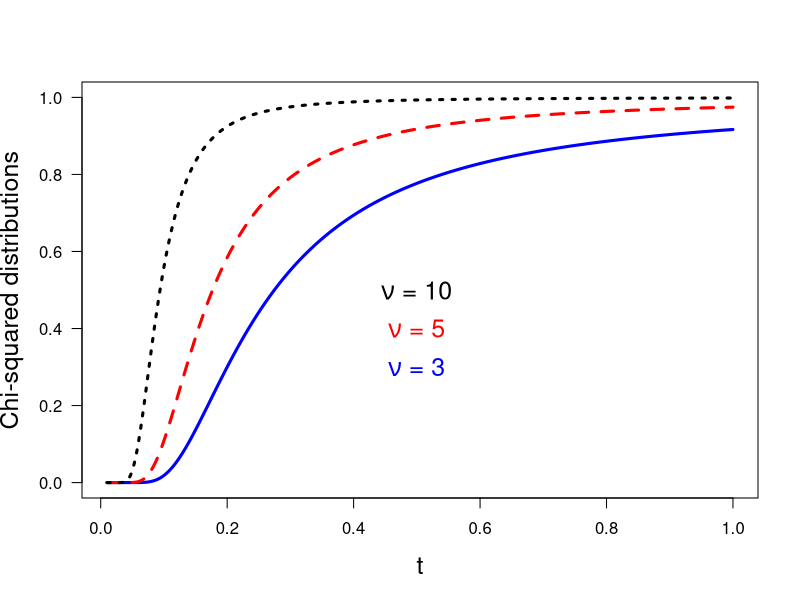

This chart was generated by the following R code:
print('file: PDsPDFsInvChiSquaredCDF.R')
# CDF of inverse chi-squared PDF
invChiSqCDF = function(x,nu) {pgamma(nu/2,1/(2*x))}
x = seq(0.01,1,0.001)
chisq3 = invChiSqCDF(x,3); chisq5 = invChiSqCDF(x,5); chisq10 = invChiSqCDF(x,10)
# png('invchi-squaredCDFBook160104R.png',width=16,height=12,units='cm',res=300)
plot(x,chisq3,type='l',col='blue',xlab='t',ylab='Chi-squared distributions',lwd=3,
     ylim=c(0,1),las=1,cex.lab=1.5)
lines(x,chisq5,col='red',lwd=3,lty=2); lines(x,chisq10,col='black',lwd=3,lty=3)
xt = 0.5
text(xt,0.5,expression(paste(nu,' = 10')),col='black',cex=1.5)
text(xt,0.4,expression(paste(nu,' = 5')),col='red',cex=1.5)
text(xt,0.3,expression(paste(nu,' = 3')),col='blue',cex=1.5)
# dev.off()
